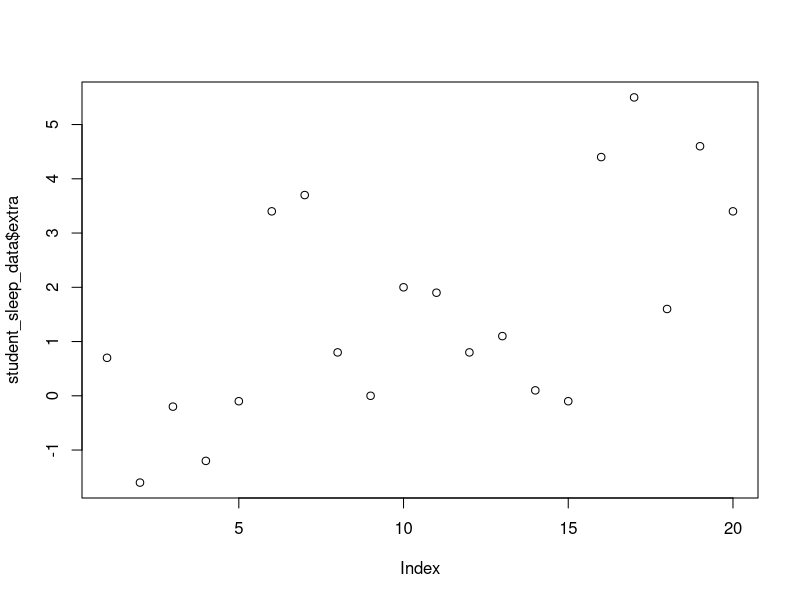

This figure's R source:
## ---- chunk 1
knitr::opts_chunk$set(echo = TRUE)
## ---- chunk 2
library(tidyverse)

## ---- chunk 3
student_sleep_data <- sleep

student_sleep_data %>% 
  summarise(mean(extra))

## ---- chunk 4
plot(student_sleep_data$extra)
